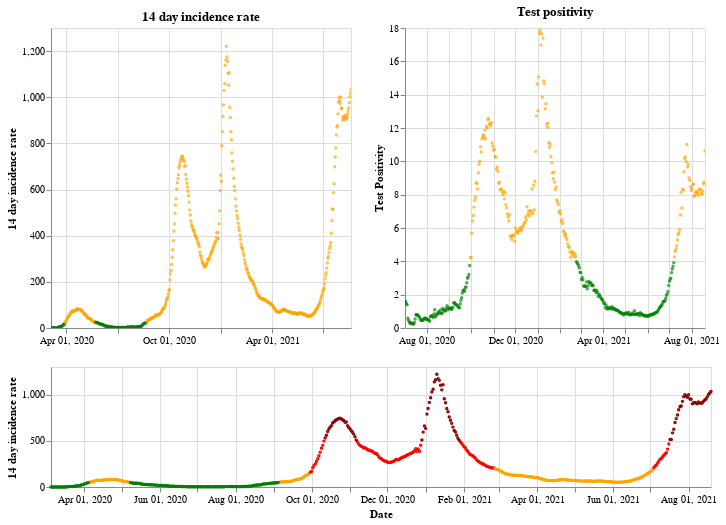

The notebook cell saved with this chart:
### Markdown cell above
## Northern Ireland

### Code cell
plot_traffic_light('Northern Ireland')

### Figure 1 — Vega-Lite specification as saved in the notebook (floating-point values rounded to 4 significant figures; data arrays with more than 128 entries replaced by an {"elided": "..."} marker saying what was removed)
{"config": {"view": {"continuousWidth": 400, "continuousHeight": 300}}, "vconcat": [{"hconcat": [{"mark": {"type": "point", "size": 2}, "encoding": {"color": {"condition": {"value": "green", "test": "(datum.twoWeeklyCasesRate <= 25)"}, "value": "orange"}, "tooltip": [{"type": "nominal", "field": "areaName"}, {"type": "temporal", "field": "date"}, {"type": "quantitative", "field": "twoWeeklyCasesRate"}, {"type": "quantitative", "field": "testPositivity"}], "x": {"type": "temporal", "axis": {"title": ""}, "field": "date", "scale": {"domain": {"selection": "DateBrush"}}, "timeUnit": "yearmonthdate"}, "y": {"type": "quantitative", "axis": {"title": "14 day incidence rate"}, "field": "twoWeeklyCasesRate"}}, "title": "14 day incidence rate", "width": 300}, {"mark": {"type": "point", "size": 2}, "encoding": {"color": {"condition": {"value": "green", "test": "(datum.testPositivity <= 4)"}, "value": "orange"}, "tooltip": [{"type": "nominal", "field": "areaName"}, {"type": "temporal", "field": "date"}, {"type": "quantitative", "field": "twoWeeklyCasesRate"}, {"type": "quantitative", "field": "testPositivity"}], "x": {"type": "temporal", "axis": {"title": ""}, "field": "date", "scale": {"domain": {"selection": "DateBrush"}}, "timeUnit": "yearmonthdate"}, "y": {"type": "quantitative", "axis": {"title": "Test Positivity"}, "field": "testPositivity"}}, "title": "Test positivity", "width": 300}]}, {"layer": [{"mark": {"type": "point", "size": 2}, "encoding": {"color": {"condition": {"value": "orange", "test": "(((datum.testPositivity < 4) && (datum.twoWeeklyCasesRate >= 50)) && (datum.twoWeeklyCasesRate < 200))"}, "value": "red"}, "opacity": {"condition": {"value": 1, "test": "((datum.twoWeeklyCasesRate >= 50) && (datum.twoWeeklyCasesRate < 500))"}, "value": 0}, "tooltip": [{"type": "nominal", "field": "areaName"}, {"type": "temporal", "field": "date"}, {"type": "quantitative", "field": "twoWeeklyCasesRate"}, {"type": "quantitative", "field": "testPositivity"}], "x": {"type": "temporal", "axis": {"title": "Date"}, "field": "date", "timeUnit": "yearmonthdate"}, "y": {"type": "quantitative", "axis": {"title": "14 day incidence rate"}, "field": "twoWeeklyCasesRate"}}, "selection": {"DateBrush": {"type": "interval", "encodings": ["x"], "fields": ["Time"]}}}, {"mark": {"type": "point", "size": 2}, "encoding": {"color": {"value": "darkred"}, "opacity": {"condition": {"value": 1, "test": "(datum.twoWeeklyCasesRate >= 500)"}, "value": 0}, "tooltip": [{"type": "nominal", "field": "areaName"}, {"type": "temporal", "field": "date"}, {"type": "quantitative", "field": "twoWeeklyCasesRate"}, {"type": "quantitative", "field": "testPositivity"}], "x": {"type": "temporal", "axis": {"title": "Date"}, "field": "date", "timeUnit": "yearmonthdate"}, "y": {"type": "quantitative", "axis": {"title": "14 day incidence rate"}, "field": "twoWeeklyCasesRate"}}}, {"mark": {"type": "point", "size": 2}, "encoding": {"color": {"condition": {"value": "green", "test": "((datum.testPositivity < 4) && (datum.twoWeeklyCasesRate < 50))"}, "value": "orange"}, "opacity": {"condition": {"value": 1, "test": "(datum.twoWeeklyCasesRate < 50)"}, "value": 0}, "tooltip": [{"type": "nominal", "field": "areaName"}, {"type": "temporal", "field": "date"}, {"type": "quantitative", "field": "twoWeeklyCasesRate"}, {"type": "quantitative", "field": "testPositivity"}], "x": {"type": "temporal", "axis": {"title": "Date"}, "field": "date", "timeUnit": "yearmonthdate"}, "y": {"type": "quantitative", "axis": {"title": "14 day incidence rate"}, "field": "twoWeeklyCasesRate"}}}], "height": 120, "width": 660}], "data": {"name": "data-dc8af49847623c8a9800f5cd6ebe3818"}, "$schema": "https://vega.github.io/schema/vega-lite/v4.8.1.json", "datasets": {"data-dc8af49847623c8a9800f5cd6ebe3818": {"elided": "533 records"}}}
